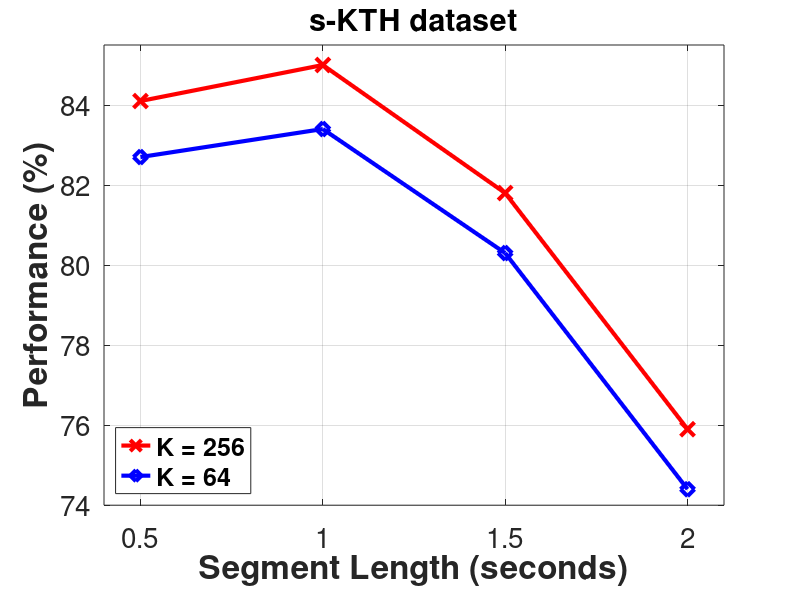
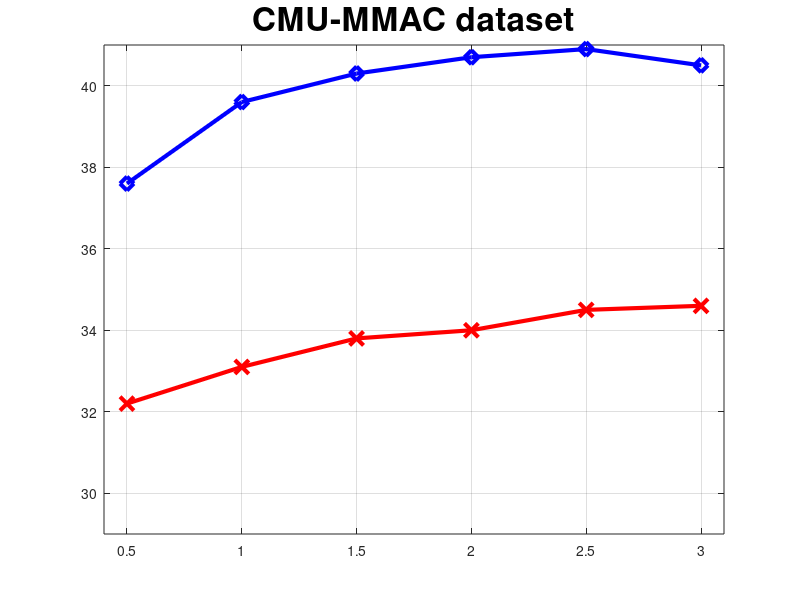

Reproduce these figures in MATLAB, in order. (Note: this script raises an error after producing the figures.)
%Overlapping Segments and each two frames.
close all
clear all
clc

%% KTH
kth_overseg_1 = [84.1	85.0    81.8	75.9]; % 256
kth_overseg_2 = [82.7	83.4	80.3	74.4]; % 64
t = [ 0.5 1 1.5 2];
%subplot(1,2,1)
figure(1)
plot(t, kth_overseg_1, '-rx','LineWidth',3,'MarkerSize',10)
hold on
plot(t, kth_overseg_2, '-bd','LineWidth',3,'MarkerSize',10)
grid
axis([0.4,2.1,74,85.5])
title('s-KTH dataset','FontSize',24,'FontWeight','bold');
legend('K = 256','K = 64', 'FontSize',30,'FontWeight','bold', 'Location','southwest');
set(gca,'XTick',t); % Change x-axis ticks
set(gca,'XTickLabel',t, 'FontSize',20); % Change x-axis ticks labels to desired values.
ylabel('Performance (%)','FontSize',24, 'FontWeight','bold') % y-axis label
xlabel({'Segment Length (seconds)'; ' '},'FontSize',24,'FontWeight','bold') % x-axis label



%% CMU
cmu_overseg_1 = [32.2  33.1 33.8 34.0 34.5 34.6	];  %256
cmu_overseg_2 = [37.6  39.6 40.3 40.7 40.9 40.5 ];  %64


t = [0.5 1 1.5 2 2.5 3];
figure(2)
plot(t, cmu_overseg_1, '-rx','LineWidth',3,'MarkerSize',10)
hold on
plot(t, cmu_overseg_2, '-bd','LineWidth',3,'MarkerSize',10)
grid
axis([0.4,3.1,29,41])
title('CMU-MMAC dataset','FontSize',24,'FontWeight','bold');
legend('K = 256','K = 64','FontSize',30,'FontWeight', 'Location','southeast');
set(gca,'XTick',t); % Change x-axis ticks
set(gca,'XTickLabel',t, 'FontSize',20); % Change x-axis ticks labels to desired values.
ylabel('Performance (%)','FontSize',24,'FontWeight','bold') % y-axis label
xlabel({'Segment Length (seconds)'; ' '},'FontSize',24,'FontWeight','bold') % x-axis label


%%To save in eps
%figure(1)
%print -depsc2 /tmp/figure1.eps2

%figure(2)
%print -depsc2 /tmp/figure2.eps2


%In the ubuntu terminal:
%epstopdf figure2.eps2 %To convert to pdf


 
 
 %ha = axes('Position',[0 0 1 1],'Xlim',[0 1],'Ylim',[0 1],'Box','off','Visible','off','Units','normalized', 'clipping' , 'off');
 %text(0.5, 1,'stitched KTH dataset','HorizontalAlignment', 'center','VerticalAlignment', 'top', 'FontSize',30, 'FontWeight','bold')

 

